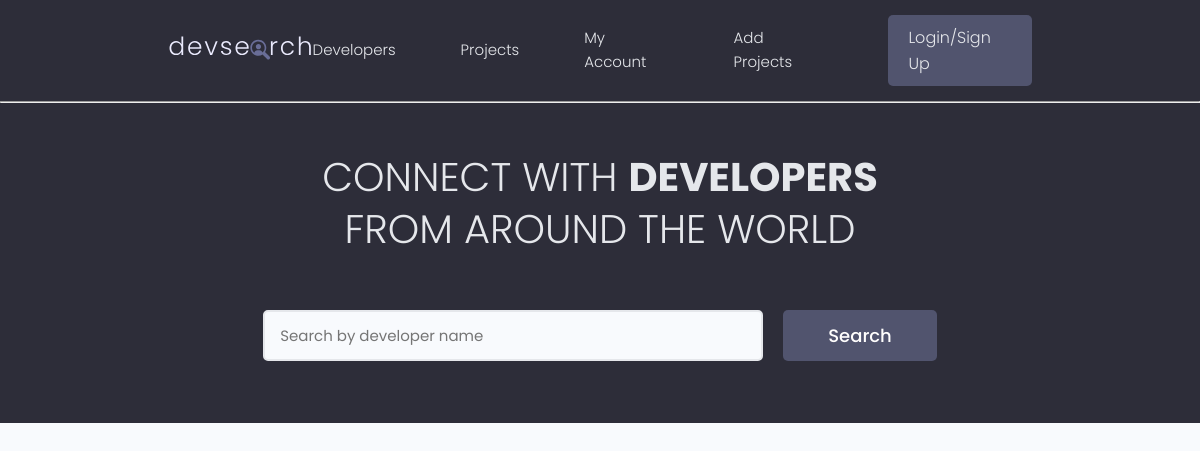
Before: / with the older database file.
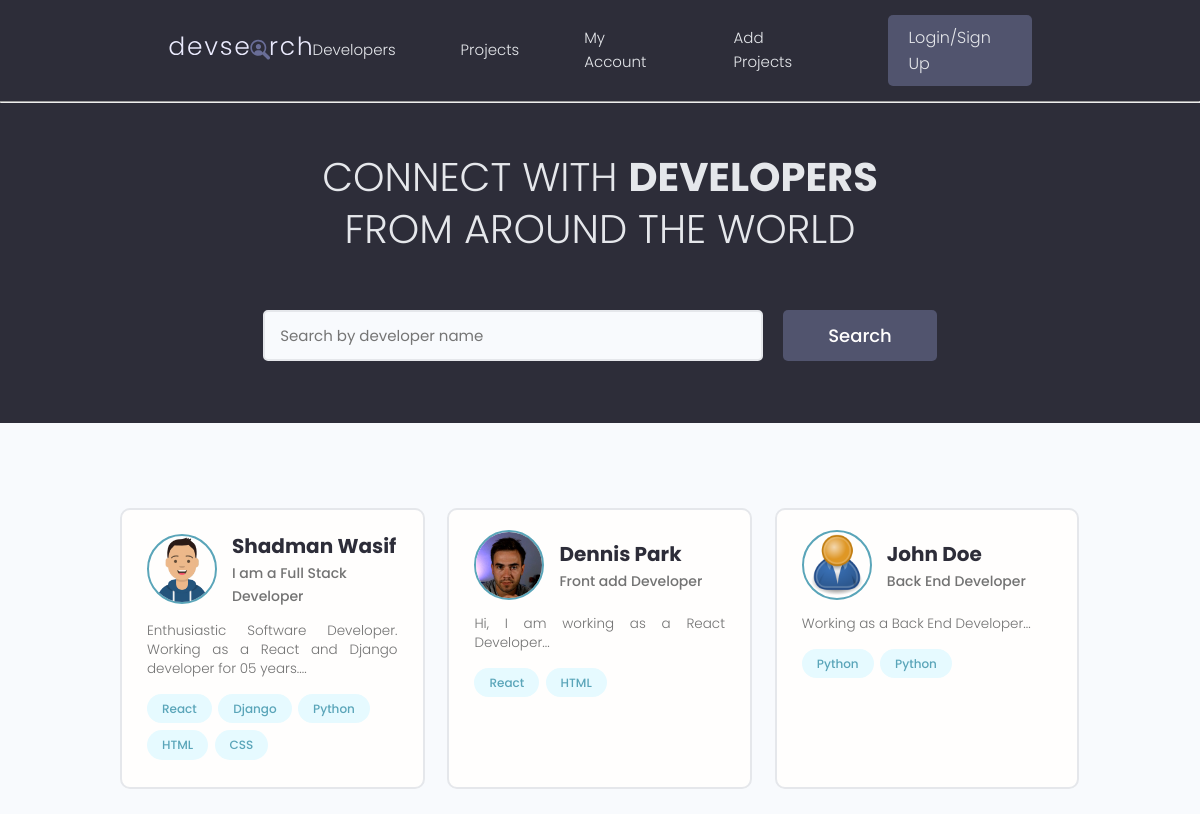
After: the same page with the newer database file.
### users/models.py (models this page shows, shortened)
class Profile(models.Model):
    user = models.OneToOneField(User, on_delete=models.CASCADE, null=True, blank=True)
    name = models.CharField(max_length=200, null=True, blank=True)
    email = models.EmailField(max_length=500, null=True, blank=True)
    username = models.CharField(max_length=200, null=True, blank=True)
    location = models.CharField(max_length=200, null=True, blank=True)
    short_intro = models.CharField(max_length=200, null=True, blank=True)
    bio = models.TextField(null=True, blank=True)
    profile_image = models.ImageField(null=True, blank=True, upload_to='profiles/', default='profiles/user-default.png')
    social_github = models.CharField(max_length=200, null=True, blank=True)
    social_twitter = models.CharField(max_length=200, null=True, blank=True)
    social_linkedin = models.CharField(max_length=200, null=True, blank=True)
    social_youtube = models.CharField(max_length=200, null=True, blank=True)
    social_website = models.CharField(max_length=200, null=True, blank=True)
    created = models.DateTimeField(auto_now_add=True)
    id = models.UUIDField(default=uuid.uuid4, unique=True, primary_key=True, editable=False)

class Skill(models.Model):
    owner = models.ForeignKey(Profile, on_delete=models.CASCADE, null=True, blank=True)
    name = models.CharField(max_length=200, null=True, blank=True)
    description = models.TextField(null=True, blank=True)
    created = models.DateTimeField(auto_now_add=True)
    id = models.UUIDField(default=uuid.uuid4, unique=True, primary_key=True, editable=False)
    def __str__(self):
        return self.name

### users/views.py (the view)
# urls.py: path('', views.profiles, name = "profiles"),
def profiles(request):
    profiles = Profile.objects.all()
    context = {'profiles': profiles}
    return render(request, 'users/profiles.html', context)

### users/templates/users/profiles.html (shortened to what this page needs)
{% extends 'main.html' %} {% block content %}
<main class="home">
    <section class="hero-section text-center">
        <div class="container container--narrow">
            <div class="hero-section__box">
                <h2>CONNECT WITH <span>DEVELOPERS</span></h2>
                <h2>FROM AROUND THE WORLD</h2>
            </div>
            <div class="hero-section__search">
                <form class="form" action="#" method="get">
                    <div class="form__field">
                        <input
                            class="input input--text"
                            id="formInput#search"
                            type="text"
                            name="text"
                            placeholder="Search by developer name"
                        />
                    </div>
                    <input
                        class="btn btn--sub btn--lg"
                        type="submit"
                        value="Search"
                    />
                </form>
            </div>
        </div>
    </section>
    <section class="devlist">
        <div class="container">
            <div class="grid grid--three">
                {% for profile in profiles %}
                <div class="column card">
                    <div class="dev">
                        <a href="{% url 'user-profile' profile.id %}" class="card__body">
                            <div class="dev__profile">
                                <img
                                    class="avatar avatar--md"
                                    src="{{ profile.profile_image.url }}"
                                    alt="image"
                                />
                                <div class="dev__meta">
                                    <h3>{{ profile.name }}</h3>
                                    <h5>{{ profile.short_intro|slice:"60" }}</h5>
                                </div>
                            </div>
                            <p class="dev__info">
                                {{ profile.bio|slice:"150" }}...
                            </p>
                            <div class="dev__skills">
                                {% for skill in profile.skill_set.all|slice:"5" %}
                                <span class="tag tag--pill tag--main">
                                    <small>{{skill}}</small>
                                </span>
                                {% endfor %}
                            </div>
                        </a>
                    </div>
                </div>
                {% endfor %}
            </div>
        </div>
    </section>
</main>
{% endblock content %}

### templates/main.html (shortened to what this page needs)
<!DOCTYPE html>
{% load static %}
<html lang="en">
    <head>
        <link
            rel="stylesheet"
            href="https://cdn.iconmonstr.com/1.3.0/css/iconmonstr-iconic-font.min.css"
        />
        <link rel="stylesheet" href="{% static 'uikit/styles/uikit.css' %}" />
        <link rel="stylesheet" href="{% static 'styles/app.css' %}" />
    </head>
    <body>
        {% include 'navbar.html' %} {% block content %} {% endblock content %}
    </body>
</html>

### templates/navbar.html (shortened to what this page needs)
{% load static %}
  <header class="header">
    <div class="container container--narrow">
      <a href="{% url 'profiles' %}" class="header__logo">
        <img src="{% static 'images/logo.svg' %}" alt="DevSearch Logo" />
      </a>
      <nav class="header__nav">
        <ul class="header__menu">
          <li class="header__menuItem"><a href="{% url 'profiles' %}">Developers</a></li>
          <li class="header__menuItem"><a href="{% url 'projects' %}">Projects</a></li>
          <li class="header__menuItem"><a href="">My Account</a></li>
          <li class="header__menuItem"><a href="{% url 'create-project' %}" >Add Projects</a></li>
          <li class="header__menuItem"><a href="" class="btn btn--sub">Login/Sign Up</a></li>
        </ul>
      </nav>
    </div>
  </header>
<hr>

### static/styles/app.css (style rules this page uses)
:root { --color-sub: #2d2d39; }
.btn--sub { background-color: var(--color-sub-light); }
.card { border: 2px solid var(--color-light); }
img { width: 100%; }
.header { position: sticky; z-index: 111; background-color: var(--color-sub); padding: 1.5rem 0; }
.header > .container { display: flex; justify-content: space-between; align-items: center; }
.header__logo > img { height: 3.8rem; }
.header__nav > ul { display: inline-flex; align-items: center; list-style: none; gap: 6.5rem; }
.header__menuItem > a { color: var(--color-light); font-weight: 300; }
.hero-section { height: 40vh; display: flex; align-items: center; background-color: var(--color-sub); }
.hero-section__box { margin-bottom: 4rem; }
.hero-section__box > h2, .hero-section__box > h2 > span { font-size: 4rem; color: var(--color-light); line-height: 1.3; text-transform: uppercase; }
.hero-section__box > h2 { font-weight: 300; }
.hero-section__box > h2 > span { font-weight: 700; }
.hero-section__search > .form { display: flex; align-items: center; justify-content: center; gap: 2rem; }
.hero-section__search > .form input.input--text { width: 50rem; }
.devlist { margin-top: 8rem; }
.devlist .grid { align-items: stretch; }
.devlist .dev .dev__profile { display: flex; align-items: center; gap: 1.5rem; }
.devlist .dev .dev__meta h3 { color: var(--color-sub); font-size: 2rem; font-weight: 700; }
.devlist .dev .dev__meta h5 { color: var(--color-text); font-size: 1.4rem; font-weight: 500; }
.devlist .dev .dev__info { margin: 1.5rem 0; font-size: 1.35rem; line-height: 1.4; text-align: justify; }

### static/uikit/styles/modules/_variables.css (style rules this page uses)
:root { --color-main: #5aa5b9; --color-main-light: #e6faff; --color-sub: #3f4156; --color-sub-light: #51546e; --color-sub-lighter: #ededfd; --color-text: #737373; --color-gray: #8b8b8b; --color-light: #e5e7eb; --color-light-gray: #767676; --color-bg: #f8fafd; --color-white: #fffefd; --color-white-light: #f3f3f3; --color-success: #359e64; --color-success-bg: #def8e8; --color-error: #fc4b0b; --color-error-bg: #fff2ee; --font-base: 'Poppins', arial, helvetica, 'Segoe UI', roboto, ubuntu, sans-serif; --font-monospace: 'Fira Code', 'Courier New', courier, monospace; --font-regular: 300; --font-medium: 500; --font-bold: 700; --generic-shadow: 1px 1px 5px #00000010; --generic-transition: all 0.3s ease-in-out; }

### static/uikit/styles/modules/_base.css (style rules this page uses)
* { margin: 0; padding: 0; box-sizing: border-box; text-rendering: optimizeLegibility; color: inherit; font-size: inherit; }
html { font-size: 50%; }
@media only screen and (min-width: 480px) { html { font-size: 56.25%; } }
@media only screen and (min-width: 1200px) { html { font-size: 62.5%; } }
body { line-height: 1.6; font-weight: 400; font-size: 1.5rem; color: var(--color-text); background-color: var(--color-bg); min-height: 100vh; }

### static/uikit/styles/modules/_typography.css (style rules this page uses)
* { font-family: var(--font-base); }
h2 { font-size: 3.6rem; font-weight: var(--font-bold); }
h3 { font-size: 3.2rem; font-weight: var(--font-medium); }
h5 { font-size: 2.4rem; font-weight: var(--font-medium); }
h5, h6 { font-weight: var(--font-regular); }
p, span, strong { font-size: 1.6rem; color: var(--color-text); font-weight: var(--font-regular); }
a { padding-bottom: 2px; text-decoration: none; display: inline-block; color: var(--color-main); font-weight: var(--font-medium); }

### static/uikit/styles/modules/_utilities.css (style rules this page uses)
.container { width: 92%; max-width: 165rem; margin: 0 auto; box-sizing: border-box; }
.container--narrow { width: 92%; max-width: 120rem; }
@media screen and (min-width: 1000px) { .container { width: 90%; } }
@media screen and (min-width: 1000px) { .container--narrow { width: 85%; } }
@media screen and (min-width: 1200px) { .container { width: 80%; } }
@media screen and (min-width: 1200px) { .container--narrow { width: 72%; } }
.text-center { text-align: center; }

### static/uikit/styles/modules/_avatar.css (style rules this page uses)
.avatar { border-radius: 50%; border: 2px solid var(--color-main); object-fit: cover; }
.avatar--md { height: 7rem; width: 7rem; }

### static/uikit/styles/modules/_button.css (style rules this page uses)
.btn { display: inline-block; position: relative; cursor: pointer; background-color: var(--color-light); font-weight: var(--font-medium); color: var(--color-sub); text-decoration: none; padding: 1rem 2rem; border-radius: 0.5rem; border: none; width: -webkit-fit-content; width: -moz-fit-content; width: fit-content; height: -webkit-fit-content; height: -moz-fit-content; height: fit-content; font-size: 1.6rem; outline-width: 0; outline-color: transparent; -webkit-backface-visibility: hidden; backface-visibility: hidden; transition: all 0.3s ease-in-out; }
.btn--sub { background-color: var(--color-sub); color: var(--color-white); }
.btn--lg { font-size: 1.8rem; padding: 1.2rem 4.5rem; }

Changed rows visible on the page:
added Profile: profile_image (picture), name "Shadman Wasif", short_intro "I am a Full Stack Developer", bio "Enthusiastic Software Developer. Working as a React and Django developer for 05 years."
added Skill: name "React", shown under "Shadman Wasif"
added Skill: name "Django", shown under "Shadman Wasif"
added Skill: name "Python", shown under "Shadman Wasif"
added Skill: name "HTML", shown under "Shadman Wasif"
added Skill: name "CSS", shown under "Shadman Wasif"
added Profile: profile_image (picture), name "Dennis Park", short_intro "Front add Developer", bio "Hi, I am working as a React Developer"
added Skill: name "React", shown under "Dennis Park"
added Skill: name "HTML", shown under "Dennis Park"
added Profile: profile_image (placeholder picture), name "John Doe", short_intro "Back End Developer", bio "Working as a Back End Developer"
added Skill: name "Python", shown under "John Doe"
added Skill: name "Python", shown under "John Doe"
